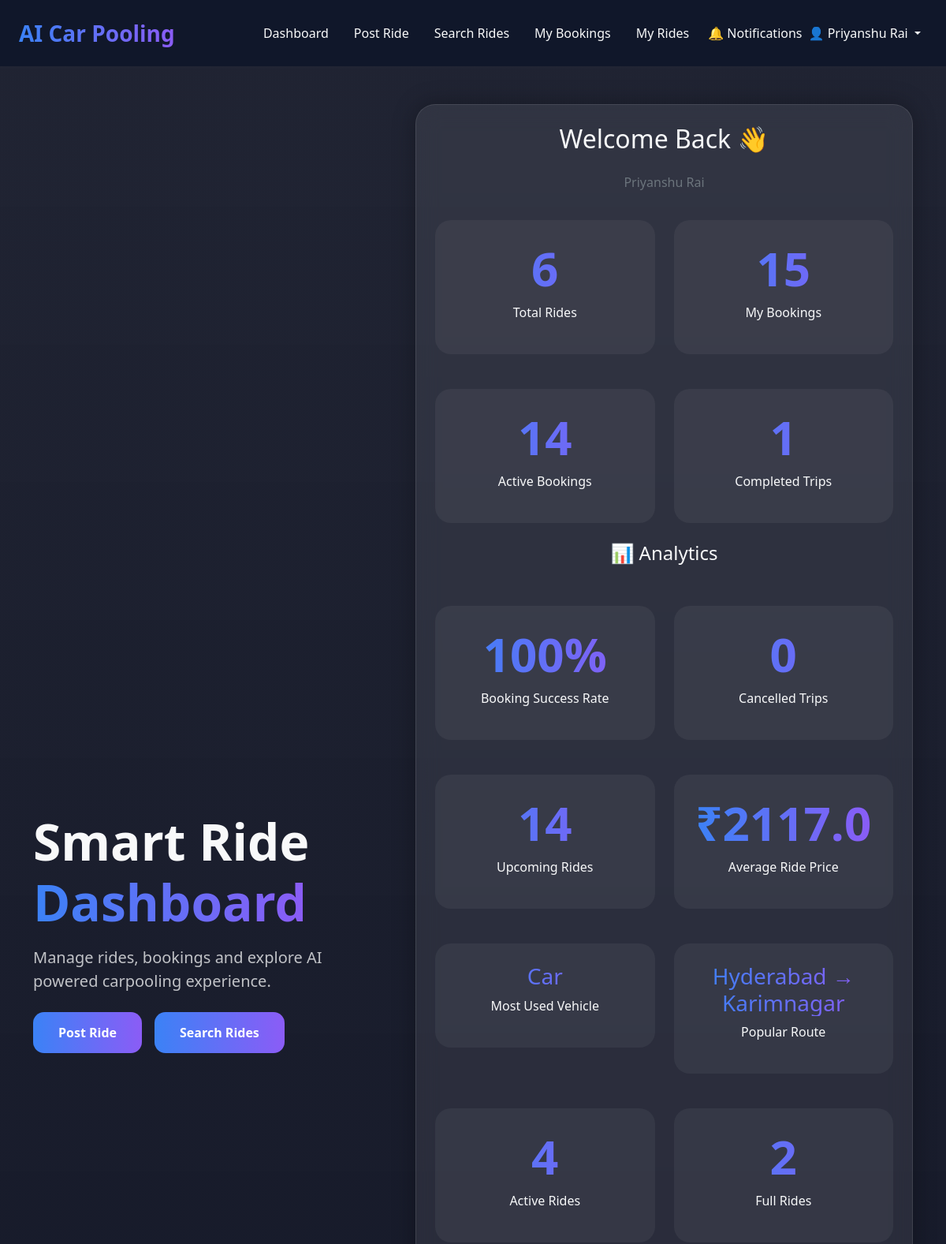
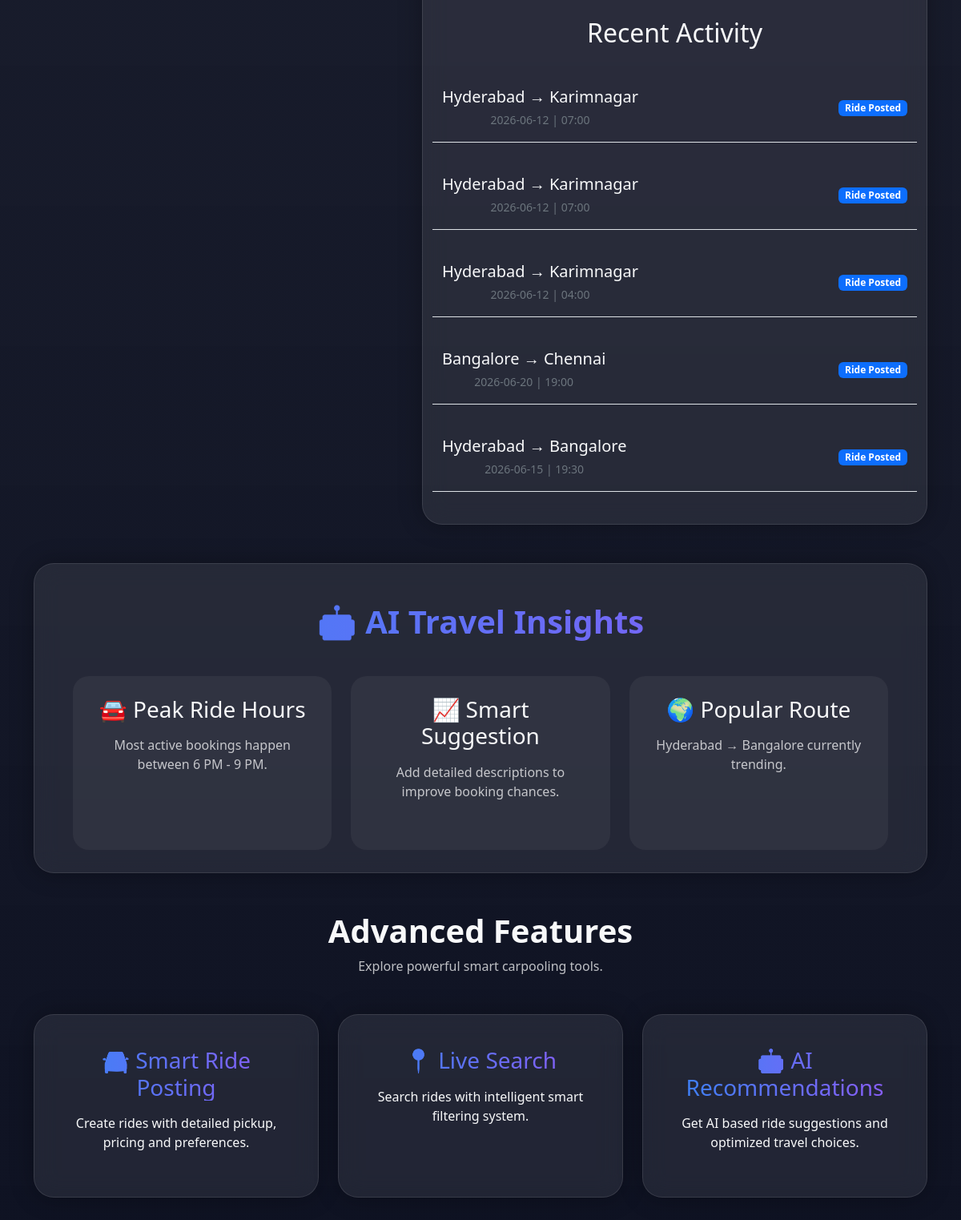
The page /dashboard (signed in) on the database its author committed (2 pictures, top to bottom).
### models/ride_model.py (models this page shows)
class Ride(db.Model):
    id = db.Column(db.Integer, primary_key=True)
    source = db.Column(db.String(100))
    destination = db.Column(db.String(100))
    date = db.Column(db.String(50))
    time = db.Column(db.String(50))
    seats = db.Column(db.Integer)
    price = db.Column(db.Integer)
    description = db.Column(db.String(500))
    vehicle = db.Column(db.String(100))
    pickup = db.Column(db.String(200))
    gender = db.Column(db.String(50))
    phone = db.Column(db.String(20))
    user_id = db.Column(db.Integer)

### app.py (the view)
@app.route('/dashboard')
def dashboard():
    if 'user_id' not in session:
        return redirect('/login')
    total_rides = Ride.query.count()
    total_bookings = Booking.query.filter_by(
        user_id=session['user_id']
    ).count()
    active_rides = Ride.query.filter(
        Ride.seats > 0
    ).count()
    full_rides = Ride.query.filter(
        Ride.seats == 0
    ).count()
    recent_rides = Ride.query.order_by(
        Ride.id.desc()
    ).limit(5).all()
    avg_price = db.session.query(
        func.avg(Ride.price)
    ).scalar() or 0
    avg_price = round(avg_price, 0)
    most_used_vehicle = db.session.query(
        Ride.vehicle
    ).group_by(
        Ride.vehicle
    ).order_by(
        func.count(Ride.vehicle).desc()
    ).first()
    if most_used_vehicle:
        most_used_vehicle = most_used_vehicle[0]
    else:
        most_used_vehicle = "N/A"
    popular_route = db.session.query(
        Ride.source,
        Ride.destination
    ).group_by(
        Ride.source,
        Ride.destination
    ).order_by(
        func.count().desc()
    ).first()
    if popular_route:
        popular_route = (
            f"{popular_route[0]} → {popular_route[1]}"
        )
    else:
        popular_route = "N/A"
    booking_success_rate = 0
    if total_rides > 0:
        booking_success_rate = min(
            round((total_bookings / total_rides) * 100, 1),
            100
        )
    active_bookings = Booking.query.filter_by(
        user_id=session['user_id'],
        status='Active'
    ).count()
    upcoming_rides = Booking.query.filter_by(
        user_id=session['user_id'],
        status='Active'
    ).count()
    completed_bookings = Booking.query.filter_by(
        user_id=session['user_id'],
        status='Completed'
    ).count()
    cancelled_bookings = Booking.query.filter_by(
        user_id=session['user_id'],
        status='Cancelled'
    ).count()
    return render_template(
        'dashboard.html',
        total_rides=total_rides,
        total_bookings=total_bookings,
        active_rides=active_rides,
        full_rides=full_rides,
        recent_rides=recent_rides,
        booking_success_rate=booking_success_rate,
        active_bookings=active_bookings,
        completed_bookings=completed_bookings,
        cancelled_bookings=cancelled_bookings,
        upcoming_rides=upcoming_rides,
        avg_price=avg_price,
        most_used_vehicle=most_used_vehicle,
        popular_route=popular_route
    )

### app.py (called while the page is built)
@app.context_processor
def notification_count():
    if 'user_id' in session:
        count = Notification.query.filter_by(
            user_id=session['user_id'],
            is_read=False
        ).count()
        return dict(
            notification_count=count
        )
    return dict(
        notification_count=0
    )

### templates/dashboard.html (shortened to what this page needs)
<!DOCTYPE html>
<html lang="en">
<head>
    <link href="https://cdn.jsdelivr.net/npm/bootstrap@5.3.3/dist/css/bootstrap.min.css"
          rel="stylesheet">
    <link rel="stylesheet"
          href="{{ url_for('static', filename='css/style.css') }}">
</head>
<body class="home-body">
    <nav class="navbar navbar-expand-lg navbar-dark px-4 py-3 custom-navbar">
        <a class="navbar-brand fw-bold fs-3 gradient-text"
           href="/dashboard">
            AI Car Pooling
        </a>
        <div class="collapse navbar-collapse"
             id="navbarNav">
            <ul class="navbar-nav ms-auto align-items-center">
                <li class="nav-item me-3">
                    <a class="nav-link text-light"
                       href="/dashboard">
                        Dashboard
                    </a>
                </li>
                <li class="nav-item me-3">
                    <a class="nav-link text-light"
                       href="/post_ride">
                        Post Ride
                    </a>
                </li>
                <li class="nav-item me-3">
                    <a class="nav-link text-light"
                       href="/search_rides">
                        Search Rides
                    </a>
                </li>
                <li class="nav-item me-3">
                    <a class="nav-link text-light"
                       href="/my_bookings">
                        My Bookings
                    </a>
                </li>
                <li class="nav-item me-3">
    <a class="nav-link text-light"
       href="/my_rides">
        My Rides
    </a>
</li>
<li class="nav-item">
   <a href="/notifications"
   class="text-light text-decoration-none">
    🔔 Notifications
</a>
</li>
                <li class="nav-item dropdown">
                    <a class="nav-link dropdown-toggle text-light"
                       href="#"
                       role="button"
                       data-bs-toggle="dropdown">
                        👤 {{ session['user_name'] }}
                    </a>
                </li>
            </ul>
        </div>
    </nav>
    <section class="container py-5">
        <div class="row align-items-center g-5">
            <div class="col-lg-5">
                <h1 class="display-3 fw-bold text-light">
                    Smart Ride
                    <span class="gradient-text">
                        Dashboard
                    </span>
                </h1>
                <p class="text-light opacity-75 fs-5 mt-3">
                    Manage rides, bookings and explore
                    AI powered carpooling experience.
                </p>
                <div class="mt-4 d-flex gap-3 flex-wrap">
                    <a href="/post_ride"
                       class="btn btn-primary dashboard-btn">
                        Post Ride
                    </a>
                    <a href="/search_rides"
                       class="btn btn-primary dashboard-btn">
                        Search Rides
                    </a>
                </div>
            </div>
            <div class="col-lg-7">
                <div class="glass-card text-center p-4">
<h2 class="text-light mb-4">
    Welcome Back 👋
</h2>
<p class="text-secondary">
    {{ session['user_name'] }}
</p>
                    <div class="row g-4">
    <div class="col-md-6">
        <div class="stats-card">
            <h1 class="gradient-text">{{ total_rides }}</h1>
            <p class="text-light">Total Rides</p>
        </div>
    </div>
    <div class="col-md-6">
        <div class="stats-card">
            <h1 class="gradient-text">{{ total_bookings }}</h1>
            <p class="text-light">My Bookings</p>
        </div>
    </div>
<div class="col-md-6">
    <div class="stats-card">
        <h1 class="gradient-text">
            {{ active_bookings }}
        </h1>
        <p class="text-light">
            Active Bookings
        </p>
    </div>
</div>
<div class="col-md-6">
    <div class="stats-card">
        <h1 class="gradient-text">
            {{ completed_bookings }}
        </h1>
        <p class="text-light">
            Completed Trips
        </p>
    </div>
</div>
<div class="col-12 mt-4">
    <h4 class="text-light">
        📊 Analytics
    </h4>
</div>
<div class="col-md-6">
    <div class="stats-card">
        <h1 class="gradient-text">
            {{ booking_success_rate }}%
        </h1>
        <p class="text-light">
            Booking Success Rate
        </p>
    </div>
</div>
<div class="col-md-6">
    <div class="stats-card">
        <h1 class="gradient-text">
            {{ cancelled_bookings }}
        </h1>
        <p class="text-light">
            Cancelled Trips
        </p>
    </div>
</div>
<div class="col-md-6">
    <div class="stats-card">
        <h1 class="gradient-text">
            {{ upcoming_rides }}
        </h1>
        <p class="text-light">
            Upcoming Rides
        </p>
    </div>
</div>
<div class="col-md-6">
    <div class="stats-card">
        <h1 class="gradient-text">
            ₹{{ avg_price }}
        </h1>
        <p class="text-light">
            Average Ride Price
        </p>
    </div>
</div>
<div class="col-md-6">
    <div class="stats-card">
        <h3 class="gradient-text">
            {{ most_used_vehicle }}
        </h3>
        <p class="text-light">
            Most Used Vehicle
        </p>
    </div>
</div>
<div class="col-md-6">
    <div class="stats-card">
        <h3 class="gradient-text">
            {{ popular_route }}
        </h3>
        <p class="text-light">
            Popular Route
        </p>
    </div>
</div>
   <div class="col-md-6">
    <div class="stats-card">
        <h1 class="gradient-text">
            {{ active_rides }}
        </h1>
        <p class="text-light">
            Active Rides
        </p>
    </div>
</div>
<div class="col-md-6">
    <div class="stats-card">
        <h1 class="gradient-text">
            {{ full_rides }}
        </h1>
        <p class="text-light">
            Full Rides
        </p>
    </div>
</div>
    <h2 class="text-light mb-4">
        Recent Activity
    </h2>
    {% if recent_rides %}
        {% for ride in recent_rides %}
        <div class="d-flex justify-content-between align-items-center border-bottom pb-3 mb-3">
            <div>
                <h5 class="text-light mb-1">
                    {{ ride.source }} → {{ ride.destination }}
                </h5>
                <small class="text-secondary">
                    {{ ride.date }} | {{ ride.time }}
                </small>
            </div>
            <span class="badge bg-primary">
                Ride Posted
            </span>
        </div>
        {% endfor %}
    {% else %}
        <p class="text-light">
            No recent activity yet.
        </p>
    {% endif %}
</div>
</div>
                    </div>
                </div>
    </section>
    <section class="container pb-5">
        <div class="glass-card p-5 text-center">
            <h1 class="gradient-text fw-bold mb-4">
                🤖 AI Travel Insights
            </h1>
            <div class="row g-4">
                <div class="col-md-4">
                    <div class="stats-card h-100">
                        <h3 class="text-light">
                            🚘 Peak Ride Hours
                        </h3>
                        <p class="text-light opacity-75 mt-3">
                            Most active bookings happen
                            between 6 PM - 9 PM.
                        </p>
                    </div>
                </div>
                <div class="col-md-4">
                    <div class="stats-card h-100">
                        <h3 class="text-light">
                            📈 Smart Suggestion
                        </h3>
                        <p class="text-light opacity-75 mt-3">
                            Add detailed descriptions
                            to improve booking chances.
                        </p>
                    </div>
                </div>
                <div class="col-md-4">
                    <div class="stats-card h-100">
                        <h3 class="text-light">
                            🌍 Popular Route
                        </h3>
                        <p class="text-light opacity-75 mt-3">
                            Hyderabad → Bangalore
                            currently trending.
                        </p>
                    </div>
                </div>
            </div>
        </div>
    </section>
    <section class="container pb-5">
        <div class="text-center mb-5">
            <h1 class="text-light fw-bold">
                Advanced Features
            </h1>
            <p class="text-light opacity-75">
                Explore powerful smart carpooling tools.
            </p>
        </div>
        <div class="row">
            <div class="col-lg-4 mb-4">
                <div class="glass-card h-100 text-center">
                    <h3 class="gradient-text">
                        🚘 Smart Ride Posting
                    </h3>
                    <p class="text-light mt-3">
                        Create rides with detailed
                        pickup, pricing and preferences.
                    </p>
                </div>
            </div>
            <div class="col-lg-4 mb-4">
                <div class="glass-card h-100 text-center">
                    <h3 class="gradient-text">
                        📍 Live Search
                    </h3>
                    <p class="text-light mt-3">
                        Search rides with intelligent
                        smart filtering system.
                    </p>
                </div>
            </div>
            <div class="col-lg-4 mb-4">
                <div class="glass-card h-100 text-center">
                    <h3 class="gradient-text">
                        🤖 AI Recommendations
                    </h3>
                    <p class="text-light mt-3">
                        Get AI based ride suggestions
                        and optimized travel choices.
                    </p>
                </div>
            </div>
        </div>
    </section>
</body>
</html>

### static/css/style.css (style rules this page uses)
* { margin:0; padding:0; box-sizing:border-box; font-family:'Segoe UI',sans-serif; }
body { overflow-x:hidden; background:#020617; }
.home-body { min-height:100vh; background: linear-gradient(135deg,#020617 0%,#0f172a 50%,#1e293b 100%); color:white; background: linear-gradient(rgba(2,6,23,0.88),rgba(2,6,23,0.95)), url('https://images.unsplash.com/photo-1492144534655-ae79c964c9d?q=80&w=2083&auto=format&fit=crop'); background-size:cover; background-position:center; }
.navbar { background:rgba(15,23,42,0.9)!important; backdrop-filter:blur(10px); }
.gradient-text { background:linear-gradient(to right,#38bdf8,#8b5cf6); -webkit-background-clip:text; -webkit-text-fill-color:transparent; }
.glass-card { background:rgba(255,255,255,0.08); border:1px solid rgba(255,255,255,0.15); backdrop-filter:blur(16px); border-radius:28px; padding:40px; box-shadow:0 8px 40px rgba(0,0,0,0.4); color:white; }
.stats-card { text-align:center; }
.stats-card h1 { font-size:60px; font-weight:800; }
.glass-card { transition:0.4s; }
.glass-card { animation:floatCard 4s ease-in-out infinite; }
.navbar a { transition:0.3s; }
.glass-card { width:380px; margin:auto; }
.stats-card { background:rgba(255,255,255,0.05); padding:25px; border-radius:20px; margin-top:20px; transition:0.3s; }
.glass-card { background:rgba(255,255,255,0.08); border:1px solid rgba(255,255,255,0.1); border-radius:25px; backdrop-filter:blur(15px); box-shadow:0px 0px 30px rgba(0,0,0,0.3); transition:0.3s; }
.gradient-text { background:linear-gradient(to right,#3b82f6,#8b5cf6); -webkit-background-clip:text; -webkit-text-fill-color:transparent; }
.dashboard-btn { display:inline-block !important; padding:14px 32px !important; border-radius:14px !important; background:linear-gradient(to right,#3b82f6,#8b5cf6) !important; border:none !important; color:white !important; font-weight:bold !important; text-decoration:none !important; transition:all 0.3s ease !important; }
.glass-card { width: 100%; }

### rows shown on the page
Ride: source "Hyderabad", destination "Karimnagar", date "2026-06-12", time "07:00"
Ride: source "Hyderabad", destination "Karimnagar", date "2026-06-12", time "07:00"
Ride: source "Hyderabad", destination "Karimnagar", date "2026-06-12", time "04:00"
Ride: source "Bangalore", destination "Chennai", date "2026-06-20", time "19:00"
Ride: source "Hyderabad", destination "Bangalore", date "2026-06-15", time "19:30"

### other values the page prints
{{ session['user_name'] }} "Priyanshu Rai"
{{ total_rides }} "6"
{{ total_bookings }} "15"
{{ active_bookings }} "14"
{{ completed_bookings }} "1"
{{ booking_success_rate }} "100"
{{ cancelled_bookings }} "0"
{{ upcoming_rides }} "14"
{{ avg_price }} "2117.0"
{{ most_used_vehicle }} "Car"
{{ popular_route }} "Hyderabad → Karimnagar"
{{ active_rides }} "4"
{{ full_rides }} "2"
